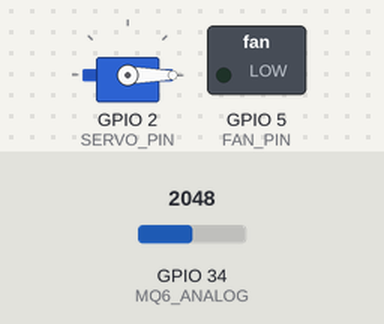
This sketch was run on a simulated ESP32. On the bench: servo, switched loads named in the sketch (green lamp = pin HIGH). Inputs (shaded band) come from the test bench; at power-on: GPIO 34 (MQ6_ANALOG) = 2048. WiFi joins after 1.5 s; servers stay silent unless stated; what the sketch prints to the serial monitor is not drawn.

Above: at 0.1 s.
At 22.8 s:
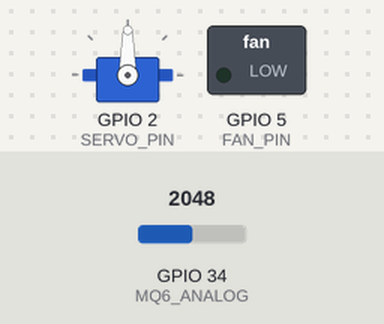
Timing chart, 0 to 35.0 s (numbered marks = the images above):
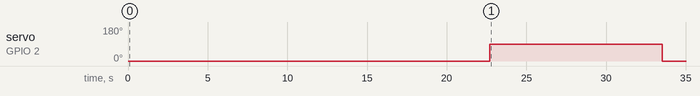

The sketch:

code.ino
```cpp
#include <ESP32Servo.h>
#define BLYNK_PRINT Serial
#define BLYNK_TEMPLATE_ID "TMPL3XEi93bEb"
#define BLYNK_TEMPLATE_NAME "gas"
#define BLYNK_AUTH_TOKEN "mzv1mpMvJCI6jIqJoMXbgTWCOiPavdvy"

#include <WiFi.h>
#include <WiFiClient.h>
#include <BlynkSimpleEsp32.h>

#define MQ6_ANALOG 34
#define SERVO_PIN 2
#define FAN_PIN 5   // Relay IN connected here (low-level triggered)
int threshold = 2000;

char ssid[] = "Sahab";
char pass[] = "change@123";

const unsigned long readInterval = 900; // ms

Servo myServo;
bool actionActive = false;
bool readyToTrigger = true;         // only allow trigger when true (prevents immediate retrigger if gas stays high)
unsigned long actionStartTime = 0;
const unsigned long actionDuration = 10000UL; // 10 seconds

BlynkTimer timer;

void startAlarmAction() {
  // Move servo and activate low-trigger relay by changing pin to OUTPUT and pulling LOW
  myServo.write(90);                 // move servo to 90°
  pinMode(FAN_PIN, OUTPUT);          // actively drive pin
  digitalWrite(FAN_PIN, LOW);        // LOW triggers low-level relay
  actionStartTime = millis();
  actionActive = true;
  readyToTrigger = false;            // block retrigger until gas falls below threshold
  Blynk.logEvent("gas_alert", String("Gas detected!"));
  Serial.println("Action started: servo 90°, FAN_PIN -> OUTPUT LOW");
}

void stopAlarmAction() {
  // stop action: return servo, float the relay pin
  myServo.write(0);                  // return servo to 0°
  pinMode(FAN_PIN, INPUT);           // float the pin (high-Z) so relay input stops seeing driven LOW/HIGH
  actionActive = false;
  Serial.println("Action ended: servo 0°, FAN_PIN -> INPUT (floating)");
}

void readGasSensor() {
  int gasValue = analogRead(MQ6_ANALOG);
  Serial.print("Gas Value: ");
  Serial.println(gasValue);

  Blynk.virtualWrite(V0, gasValue);

  // Trigger when value goes above threshold and we're allowed to trigger
  if (gasValue > threshold && readyToTrigger && !actionActive) {
    Serial.println("⚠️ Gas Detected!");
    startAlarmAction();
  }

  // If action is active, check duration
  if (actionActive && (millis() - actionStartTime >= actionDuration)) {
    stopAlarmAction();
    // do not set readyToTrigger true here — wait until gas drops below threshold
  }

  // Allow retrigger only when gas falls back below threshold
  if (!readyToTrigger && !actionActive && gasValue <= threshold) {
    readyToTrigger = true;
    Serial.println("Gas level OK — ready for next trigger.");
  }
}

// Control threshold from Blynk slider
BLYNK_WRITE(V1) {
  threshold = param.asInt();
  Serial.print("Threshold set to: ");
  Serial.println(threshold);
}

void setup() {
  Serial.begin(115200);
  delay(10);

  pinMode(MQ6_ANALOG, INPUT);

  // Start with FAN_PIN floating (high-impedance). Relay will not be actively driven.
  pinMode(FAN_PIN, OUTPUT);
  digitalWrite(FAN_PIN, LOW);
  // Servo setup
  myServo.attach(SERVO_PIN);
  myServo.write(0);       // Start servo at 0°

  Serial.println("Warming up sensor...");
  delay(20000); // 20 s preheat
  Serial.println("Connecting...");

  WiFi.begin(ssid, pass);
  while (WiFi.status() != WL_CONNECTED) {
    delay(500);
    Serial.print(".");
  }
  Serial.println("\nWiFi connected!");
  Serial.println(WiFi.localIP());

  Blynk.config(BLYNK_AUTH_TOKEN);
  Blynk.connect();

  timer.setInterval(readInterval, readGasSensor);
}

void loop() {
  Blynk.run();
  timer.run();
}
```

Measured:
- by itself, servo on GPIO 2 (SERVO_PIN): 0° → 90° at 22.7 s, → 0° 10.8 s later
